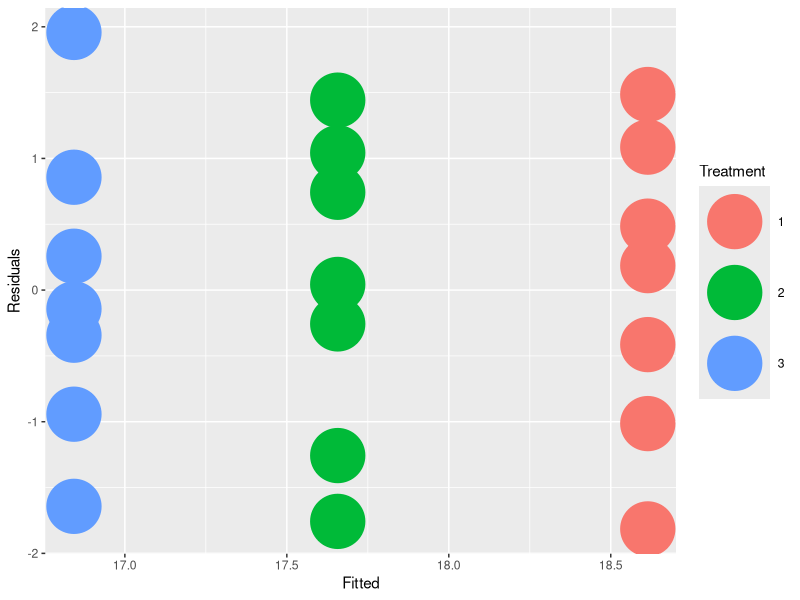

This chart was generated by the following R code:
## ---- chunk 1
knitr::opts_chunk$set(echo = TRUE)
## ---- chunk 2
#Create the data frame
y1 = c(18.2, 20.1, 17.6, 16.8, 18.8, 19.7, 19.1)
y2 = c(17.4, 18.7, 19.1, 16.4, 15.9, 18.4, 17.7)
y = c(y1, y2)
n = rep(7, 2)
group = rep(1:2, n)
data = data.frame(y = y, group = factor(group))
# paired t-test
t.test(y1,y2,paired=TRUE) # where y1 & y2 are numeric
## ---- chunk 3
#ANOVA for matched samples
y1 = c(18.2, 20.1, 17.6, 16.8, 18.8, 19.7, 19.1)
y2 = c(17.4, 18.7, 19.1, 16.4, 15.9, 18.4, 17.7)
y3 = c(15.2, 18.8, 17.7, 16.5, 15.9, 17.1, 16.7)
y = c(y1, y2, y3)
n = rep(7, 3)
group = rep(1:3, n)
data = data.frame(y = y, group = factor(group))
fit = lm(y ~ group, data)
anova(fit)
#Get the confidence intervals:
confint(fit)
#Plot it out in ggplot

new = data.frame(Fitted = fitted(fit),
  Residuals = resid(fit), Treatment = data$group)
#and then produce the plot:
library(ggplot2)
ggplot(new, aes(Fitted, Residuals, colour = Treatment)) + geom_point(size=18)

